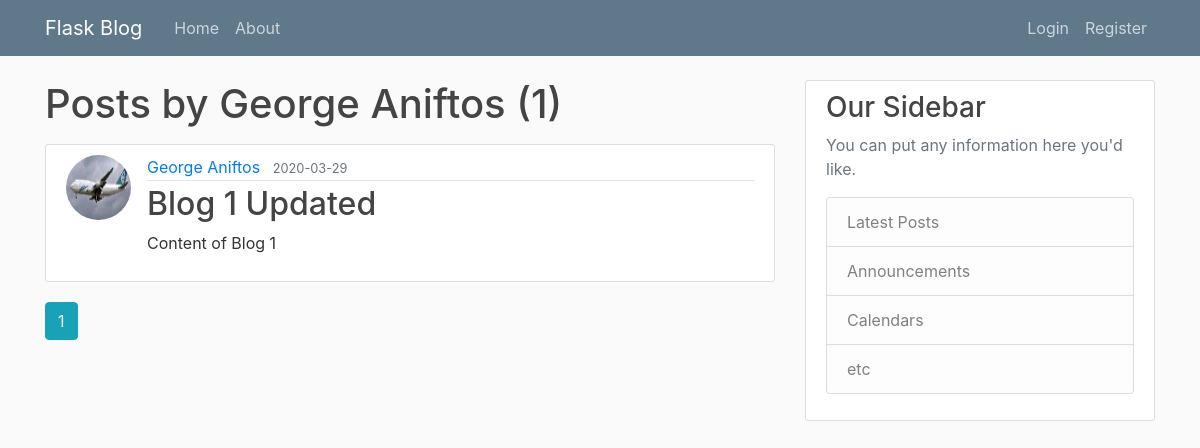
Before: /user/George Aniftos with the older database file.
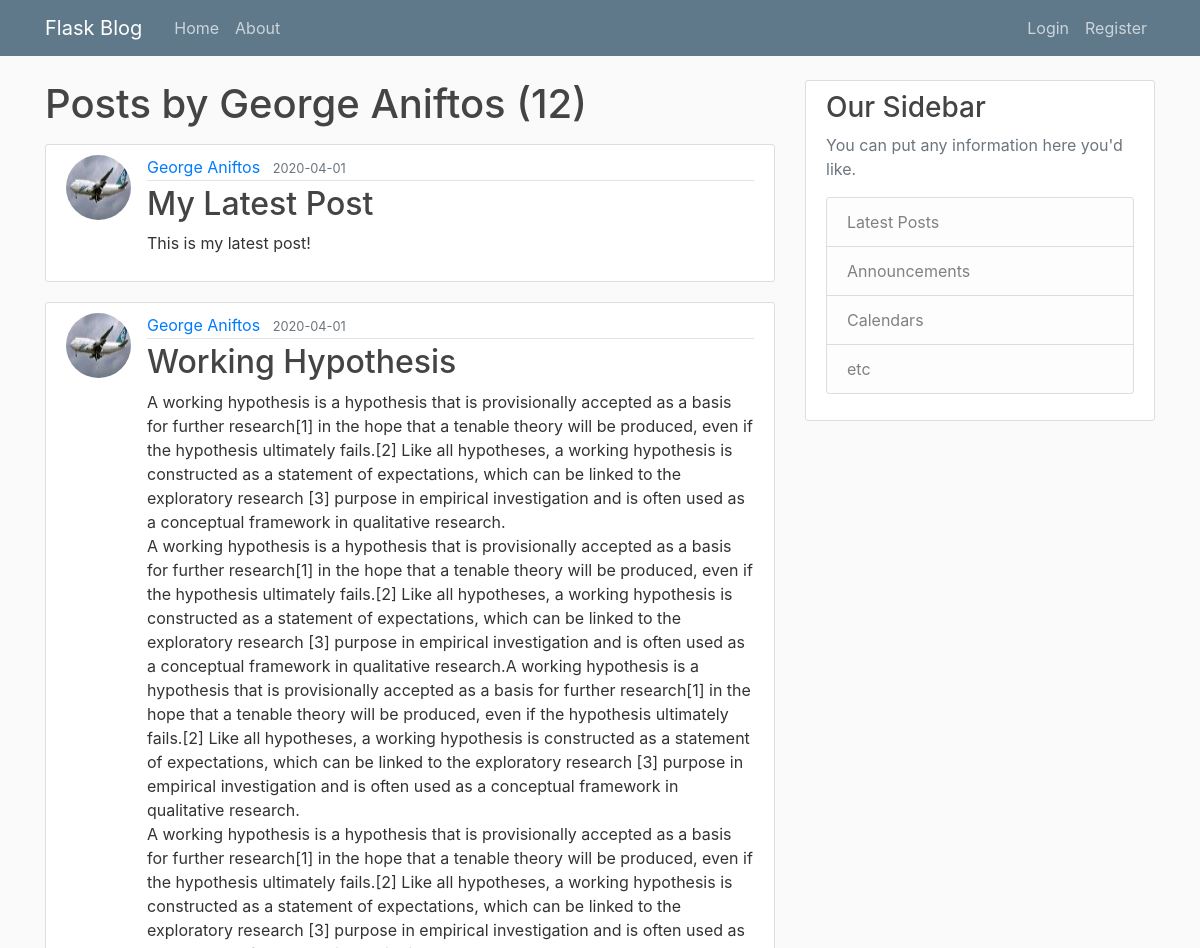
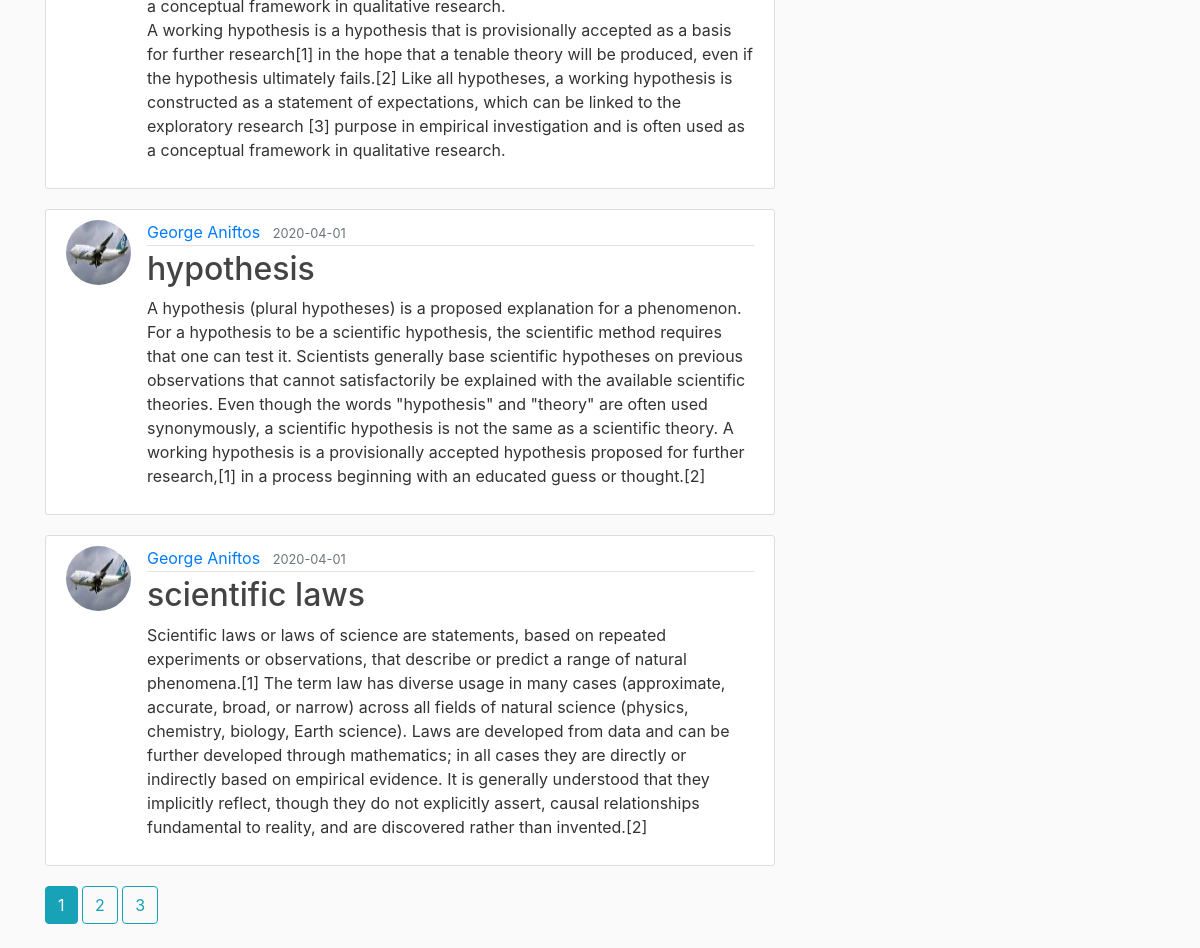
After: the same page with the newer database file (2 pictures, top to bottom).
### flaskblog/models.py (models this page shows, shortened)
class User(db.Model, UserMixin): #Each class is an individual table on the database with the name of "user" (lowercase)
    id = db.Column(db.Integer, primary_key = True) #primary key means a unique id for a user
    username = db.Column(db.String(20), unique = True, nullable = False) #unique means again same us above, cant be empty
    email = db.Column(db.String(120), unique = True, nullable = False)
    image_file = db.Column(db.String(20), nullable = False, default = 'default.jpg') #no unique = True because there is going to be a default picture
    password = db.Column(db.String(60), nullable = True) #generate hash of 60 characters
    posts = db.relationship('Post', backref='author', lazy = True) #defines a relationship not a column!
    '''Our post attritube has relationship to the Post model(class).
    Backref (is like creating a new column but not actuall) and uses the author attribute to get the user who created the post!
    Lazy defines when to pull all the posts data from that specific user. '''

class Post(db.Model): #Each class is an individual table on the database with the name "post" (lowercase)
    id = db.Column(db.Integer, primary_key = True) #unique post
    title = db.Column(db.String(100), nullable = False)
    date_posted = db.Column(db.DateTime, nullable = False, default = datetime.utcnow)
    content = db.Column(db.Text, nullable = False)
    user_id = db.Column(db.Integer, db.ForeignKey('user.id'), nullable=False) # specify is a foreign key.

### flaskblog/routes.py (the view)
@app.route("/user/<string:username>")
def user_posts(username):
    page = request.args.get('page', 1, type=int)
    user = User.query.filter_by(username=username).first_or_404() #get the first user with this username
    posts = Post.query.filter_by(author=user)\
        .order_by(Post.date_posted.desc())\
        .paginate(page = page, per_page=4) #grab all posts from database
    return render_template('user_posts.html', posts = posts, user=user)

### flaskblog/templates/user_posts.html
{% extends 'layout.html' %}
{% block content %}
    <h1 class="mb-3">Posts by {{ user.username }} ({{ posts.total }})</h1>
    {% for post in posts.items %}
        <article class="media content-section">
            <img class="rounded-circle article-img" src="{{ url_for('static', filename='profile_pics/'+ post.author.image_file) }}">
            <div class="media-body">
                <div class="article-metadata">
                    <a class="mr-2" href="{{ url_for('user_posts', username=post.author.username) }}">{{ post.author.username }}</a>
                    <small class="text-muted">{{ post.date_posted.strftime('%Y-%m-%d') }}</small>
                </div>
                <h2><a class="article-title" href="{{ url_for('post', post_id=post.id) }}">{{ post.title }}</a></h2>
                <p class="article-content">{{ post.content }}</p>
            </div>
        </article>
    {% endfor %}
    {% for page_num in posts.iter_pages(left_edge=1, right_edge=1, left_current=1, right_current = 2) %}
        {% if page_num %}
            {% if posts.page == page_num %}
                <a class="btn btn-info mb-4" href="{{ url_for('user_posts', username=user.username, page=page_num) }}">{{ page_num }}</a>
            {% else %}
                <a class="btn btn-outline-info mb-4" href="{{ url_for('user_posts', username=user.username, page=page_num) }}">{{ page_num }}</a>
            {% endif %}
        {% else %}
        ...
        {% endif %}
    {% endfor %}
{% endblock content %}

### flaskblog/templates/layout.html (shortened to what this page needs)
<!DOCTYPE html>
<html>
<head>
    <link rel="stylesheet" href="https://stackpath.bootstrapcdn.com/bootstrap/4.3.1/css/bootstrap.min.css">
    <link rel="stylesheet" type = "text/css" href="{{ url_for('static', filename = 'main.css') }}">
</head>
<body>
    <header class="site-header">
        <nav class="navbar navbar-expand-md navbar-dark bg-steel fixed-top">
          <div class="container">
            <a class="navbar-brand mr-4" href="/">Flask Blog</a>
            <div class="collapse navbar-collapse" id="navbarToggle">
              <div class="navbar-nav mr-auto">
                <a class="nav-item nav-link" href="{{ url_for('home')}}">Home</a>
                <a class="nav-item nav-link" href="{{ url_for('about')}}">About</a>
              </div>
              <div class="navbar-nav">
                {% if current_user.is_authenticated %}
                  <a class="nav-item nav-link" href="{{ url_for('new_post')}}">New Post</a>
                  <a class="nav-item nav-link" href="{{ url_for('account')}}">Account</a>
                  <a class="nav-item nav-link" href="{{ url_for('logout')}}">Logout</a>
                {% else %}
                  <a class="nav-item nav-link" href="{{ url_for('login')}}">Login</a>
                  <a class="nav-item nav-link" href="{{ url_for('register')}}">Register</a>
                {% endif %}
              </div>
            </div>
          </div>
        </nav>
    </header>
    <main role="main" class="container">
        <div class="row">
            <div class="col-md-8">
                {% block content %}{% endblock %}
            </div>
            <div class="col-md-4">
                <div class="content-section">
                    <h3>Our Sidebar</h3>
                    <p class='text-muted'>You can put any information here you'd like.
                        <ul class="list-group">
                            <li class="list-group-item list-group-item-light">Latest Posts</li>
                            <li class="list-group-item list-group-item-light">Announcements</li>
                            <li class="list-group-item list-group-item-light">Calendars</li>
                            <li class="list-group-item list-group-item-light">etc</li>
                        </ul>
                    </p>
                </div>
            </div>
        </div>
    </main>
</body>
</html>

### flaskblog/static/main.css (style rules this page uses)
body { background: #fafafa; color: #333333; margin-top: 5rem; }
h1, h2, h3, h4, h5, h6 { color: #444444; }
.bg-steel { background-color: #5f788a; }
.site-header .navbar-nav .nav-link { color: #cbd5db; }
.content-section { background: #ffffff; padding: 10px 20px; border: 1px solid #dddddd; border-radius: 3px; margin-bottom: 20px; }
.article-title { color: #444444; }
.article-content { white-space: pre-line; }
.article-img { height: 65px; width: 65px; margin-right: 16px; }
.article-metadata { padding-bottom: 1px; margin-bottom: 4px; border-bottom: 1px solid #e3e3e3 }

Changed rows visible on the page:
no longer on this page (row unchanged): Post: image_file (picture), author.username "George Aniftos", date_posted "2020-03-29", title "Blog 1 Updated", content "Content of Blog 1"
added Post: image_file (picture), author.username "George Aniftos", date_posted "2020-04-01", title "My Latest Post", content "This is my latest post!"
added Post: image_file (picture), author.username "George Aniftos", date_posted "2020-04-01", title "Working Hypothesis", content "A working hypothesis is a hypothesis that is provisionally accepted as a basis for further research[1] in the hope that a tenable theory will be produced, even if the hypothesis ultimately fails.[2] Like all hypotheses, a working hypothesis is constructed as a statement of expectations, which can be linked to the exploratory research [3] purpose in empirical investigation and is often used as a conceptual framework in qualitative research. A working hypothesis is a hypothesis that is provisionally accepted as a basis for further research[1] in the hope that a tenable theory will be produced, even if the hypothesis ultimately fails.[2] Like all hypotheses, a working hypothesis is constructed…"
added Post: image_file (picture), author.username "George Aniftos", date_posted "2020-04-01", title "hypothesis", content "A hypothesis (plural hypotheses) is a proposed explanation for a phenomenon. For a hypothesis to be a scientific hypothesis, the scientific method requires that one can test it. Scientists generally base scientific hypotheses on previous observations that cannot satisfactorily be explained with the available scientific theories. Even though the words \"hypothesis\" and \"theory\" are often used synonymously, a scientific hypothesis is not the same as a scientific theory. A working hypothesis is a provisionally accepted hypothesis proposed for further research,[1] in a process beginning with an educated guess or thought.[2]"
added Post: image_file (picture), author.username "George Aniftos", date_posted "2020-04-01", title "scientific laws", content "Scientific laws or laws of science are statements, based on repeated experiments or observations, that describe or predict a range of natural phenomena.[1] The term law has diverse usage in many cases (approximate, accurate, broad, or narrow) across all fields of natural science (physics, chemistry, biology, Earth science). Laws are developed from data and can be further developed through mathematics; in all cases they are directly or indirectly based on empirical evidence. It is generally understood that they implicitly reflect, though they do not explicitly assert, causal relationships fundamental to reality, and are discovered rather than invented.[2]"
Other visible differences:
{{ posts.total }}: "1" → "12"
new list line: "2"
new list line: "3"
